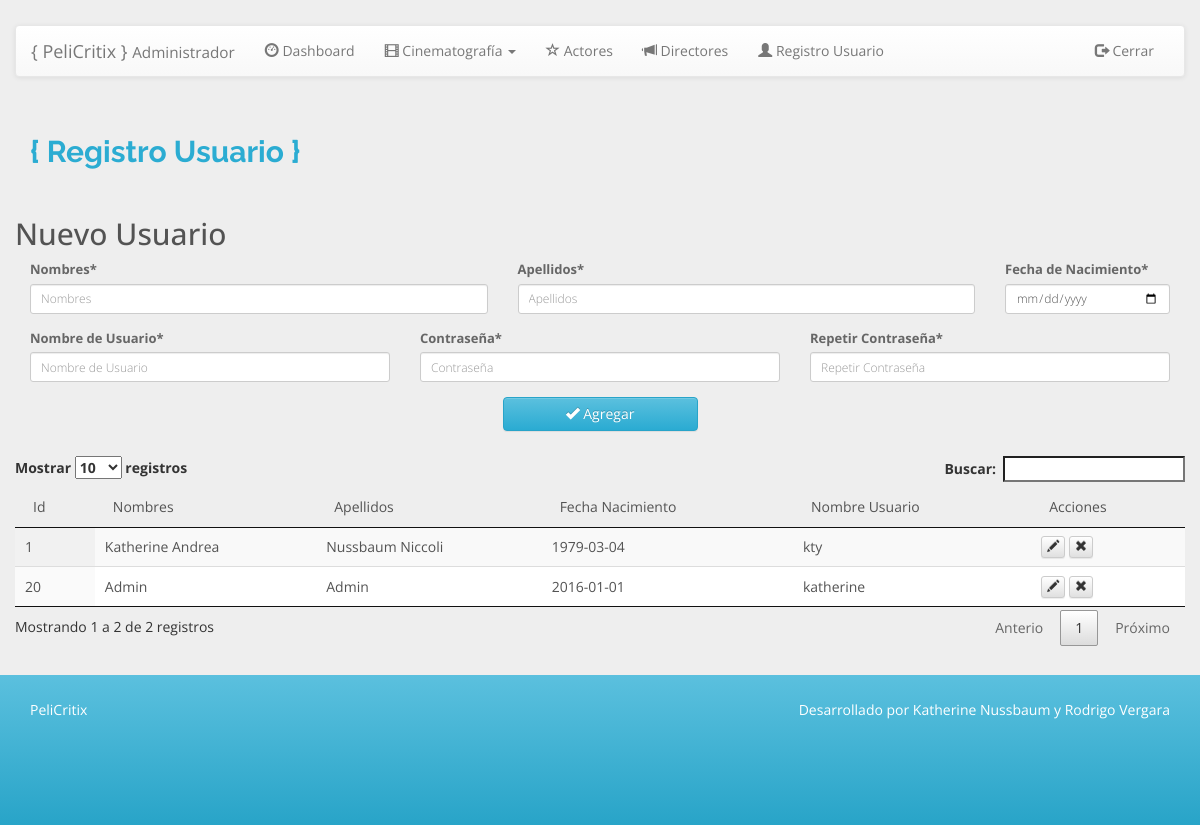
The app's page /vista/admin/registro_usuario.php with its own data.
### tables this page shows
CREATE TABLE `usuarios` (
  `usuario_id` int(10) NOT NULL,
  `nombres` varchar(50) NOT NULL,
  `apellidos` varchar(100) NOT NULL,
  `fecha_nacimiento` date NOT NULL,
  `nombre_usuario` varchar(50) NOT NULL,
  `pass` varchar(50) NOT NULL,
  `activo` tinyint(1) NOT NULL
);

### dao/ConexionClass.php (called while the page is built, shortened)
<?php
class Conexion{
	private $host		= "localhost";
	private $user		= "pelicritix";
	private $pass		= "pelicritix123";
	private $database	= "pelicritix";
	private $conn 		= "";
	function __construct(){
		$this->conn = new mysqli($this->host, $this->user, $this->pass, $this->database);
		$this->conn->set_charset("utf8");
	}
	public function select($query){
		$resultado = $this->conn->query($query);
		return $resultado;
	}
}
?>

### dao/UsuarioDAO.php (called while the page is built, shortened)
<?php
require_once('ConexionClass.php');
require_once('/../entidades/UsuarioClass.php');
class UsuarioDAO{
	private $conn;
	function __construct($conn){
		$this->conn = $conn;
	}
	public function listar()
		{
			$sql = "SELECT usuario_id, nombres, apellidos, fecha_nacimiento, nombre_usuario FROM usuarios WHERE activo = '1'";
			$this->conn->abrirConexion();
			$resultado = $this->conn->select($sql);
			$usuarios = array();
			while( $fila = $resultado->fetch_array() ) {
				$usuario = new Usuario();
				$usuario->setUsuarioId($fila['usuario_id']);
				$usuario->setNombres($fila['nombres']);
				$usuario->setApellidos($fila['apellidos']);
				$usuario->setFechaNacimiento($fila['fecha_nacimiento']);
				$usuario->setNombreUsuario($fila['nombre_usuario']);
				$usuarios[] = $usuario;
			}
			$this->conn->cerrarConexion();
			return $usuarios;
		}
}
?>

### entidades/UsuarioClass.php (called while the page is built, shortened)
<?php
class Usuario{
	private $usuarioId;
	private $nombres;
	private $apellidos;
	private $fechaNacimiento;
	private $nombreUsuario;
	function __construct(){
		$this->usuarioId 		= "";
		$this->nombres 			= "";
		$this->apellidos 		= "";
		$this->fechaNacimiento 	= "";
		$this->nombreUsuario 	= "";
	}
	public function getUsuarioId()		{	return $this->usuarioId;		}
	public function getNombres()		{	return $this->nombres;			}
	public function getApellidos()		{	return $this->apellidos;		}
	public function getFechaNacimiento(){	return $this->fechaNacimiento;	}
	public function getNombreUsuario()	{	return $this->nombreUsuario;	}
	public function setUsuarioId($usuarioId)				{	$this->usuarioId 		= $usuarioId;				}
	public function setNombres($nombres)					{	$this->nombres 			= $nombres;					}
	public function setApellidos($apellidos)				{	$this->apellidos 		= $apellidos;				}
	public function setFechaNacimiento($fechaNacimiento)	{	$this->fechaNacimiento 	= $fechaNacimiento;			}
	public function setNombreUsuario($nombreUsuario)		{	$this->nombreUsuario 	= $nombreUsuario;			}
}
?>

### controlador/UsuarioControlClass.php (the view, shortened to what this page needs)
<?php
require_once('/../entidades/UsuarioClass.php');
require_once('/../dao/UsuarioDAO.php');
require_once('/../dao/ConexionClass.php');
class UsuarioControl{
	private $daoUsuario;
	function __construct(){
		$this->conexion 	= new Conexion();
		$this->daoUsuario 	= new UsuarioDAO($this->conexion);
	}
	public function listarUsuarios() {
		$usuarios = $this->daoUsuario->listar();
		foreach ($usuarios as $usuario) {
			echo '<tr><td>'.$usuario->getUsuarioId().'</td>';
			echo '<td>'.$usuario->getNombres().'</td>';
			echo '<td>'.$usuario->getApellidos().'</td>';
			echo '<td>'.$usuario->getFechaNacimiento().'</td>';
			echo '<td>'.$usuario->getNombreUsuario().'</td>';
			echo '<td>';
			echo '<button
					name="operacion"
					value="modificar"
					class="btn btn-default btn-xs modificar"
					id="'.$usuario->getUsuarioId().'"
					onClick="modificar('.$usuario->getUsuarioId().');"
					>
				<span class="glyphicon glyphicon-pencil"></span>
			</button>
			<button
					name="operacion"
					value="eliminar"
					class="btn btn-default btn-xs eliminar_usuario"
					id="'.$usuario->getUsuarioId().'"
					onClick="eliminar('.$usuario->getUsuarioId().')"
					>
				<span class="glyphicon glyphicon-remove" ></span>
			</button></td></tr>';
		}
	}
}
?>

### vista/css/style.css (style rules this page uses)
html, body { height: 100%; }
body { font-family: 'Open Sans', sans-serif; margin-top: 25px; background-color: #EEE; color: #535353; }
form, button { font-weight:300; font-size:13px; color:#666; }

### vista/css/datatables.css (style rules this page uses)
table.dataTable tbody tr { background-color: #ffffff; }
table.dataTable tbody th, table.dataTable tbody td { padding: 8px 10px; }
table.dataTable.row-border tbody th, table.dataTable.row-border tbody td, table.dataTable.display tbody th, table.dataTable.display tbody td { border-top: 1px solid #ddd; }
table.dataTable.row-border tbody tr:first-child th, table.dataTable.row-border tbody tr:first-child td, table.dataTable.display tbody tr:first-child th, table.dataTable.display tbody tr:first-child td { border-top: none; }
table.dataTable.stripe tbody tr.odd, table.dataTable.display tbody tr.odd { background-color: #f9f9f9; }
table.dataTable.order-column tbody tr > .sorting_1, table.dataTable.order-column tbody tr > .sorting_2, table.dataTable.order-column tbody tr > .sorting_3, table.dataTable.display tbody tr > .sorting_1, table.dataTable.display tbody tr > .sorting_2, table.dataTable.display tbody tr > .sorting_3 { background-color: #fafafa; }
table.dataTable.display tbody tr.odd > .sorting_1, table.dataTable.order-column.stripe tbody tr.odd > .sorting_1 { background-color: #f1f1f1; }
table.dataTable.display tbody tr.even > .sorting_1, table.dataTable.order-column.stripe tbody tr.even > .sorting_1 { background-color: #fafafa; }
table.dataTable, table.dataTable th, table.dataTable td { -webkit-box-sizing: content-box; box-sizing: content-box; }

### records on screen
usuarios: usuario_id "1", nombres "Katherine Andrea", apellidos "Nussbaum Niccoli", fecha_nacimiento "1979-03-04", nombre_usuario "kty"
usuarios: usuario_id "20", nombres "Admin", apellidos "Admin", fecha_nacimiento "2016-01-01", nombre_usuario "katherine"
